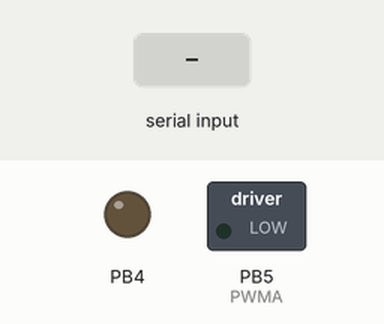
The sketch below on a simulated ATtiny85, built with avr-gcc and run on an emulated ATtiny85. Shown: switched loads named in the sketch (green lamp = pin HIGH), output pins drawn as LEDs (lit = HIGH). Inputs (shaded band) come from the test bench. Pins used as bus, display or sensor lines are not drawn.

Above: at 1.2 s.
1.3 s: "h" received over the second serial link
At 1.8 s:
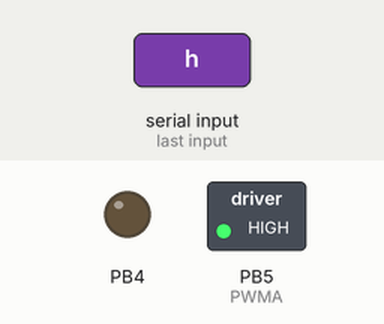
4.3 s: "l" received over the second serial link
At 5.2 s:
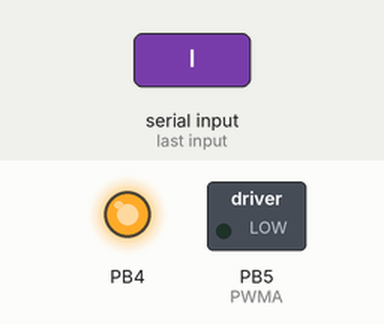
7.3 s: "w" received over the second serial link
At 8.0 s:
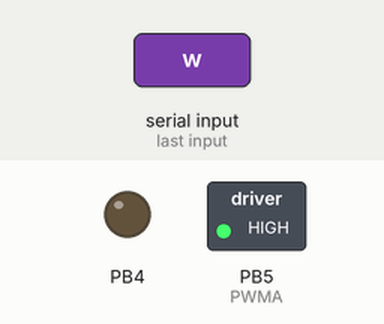
8.9 s: "l" received over the second serial link
At 9.9 s:
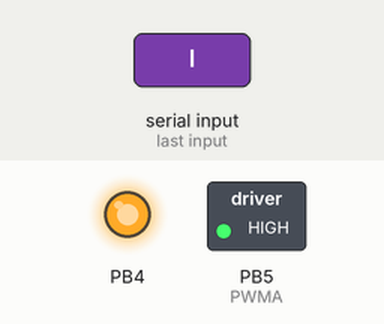
11.9 s: "j" received over the second serial link
At 15.4 s:
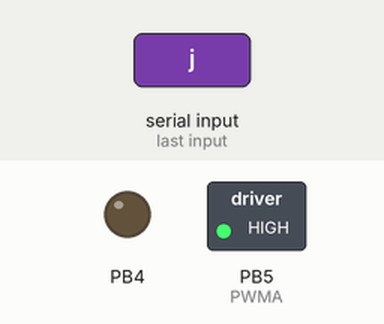
Timing chart, 0 to 15.9 s (numbered marks = the images above; inputs shaded):
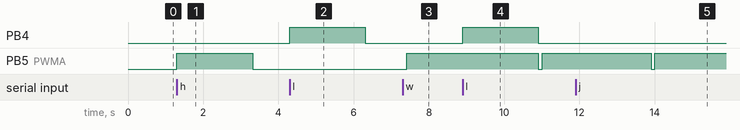

The sketch:

ShellmoArduinoStd.ino
```cpp
/* Version 1.00 */
/* Arduino for Shellmo Standard Circuit version 0.01 */


#include <SoftwareSerial.h>
#include <MsTimer2.h>
#include <EEPROM.h>

//Motor A
int PWMA = 5; //Speed control
int AIN1 = 10; //Direction
int AIN2 = 8; //Direction
//Motor B
int PWMB = 6; //Speed control
int BIN1 = 12; //Direction
int BIN2 = 13; //Direction
int STBY = 11; //standby  LOW = stop motors
//special pins ex:eyes
int PINA0 = 14;
int PINA1 = 15;
int PINA2 = 16;
//Heart LED
int HRT = 9;
//Bluetooth pins
int bluetoothTx = 2;
int bluetoothRx = 3;
SoftwareSerial bluetooth(bluetoothTx, bluetoothRx);

char c=0;//Serial data
short BLUETOOTH_AVAILABLE = 0;
int DATA_TYPE=0;

int heart = 0,heartrate = 10,tcount=0,eyecount=0;
short PHASE_HEART = 0;

int spd=99,speednow=0,speedmax,accel;
boolean moveflag = false,eyeflag=false;

void setup() {
  pinMode(STBY, OUTPUT);
  pinMode(PWMA, OUTPUT);pinMode(AIN1, OUTPUT);pinMode(AIN2, OUTPUT);
  pinMode(PWMB, OUTPUT);pinMode(BIN1, OUTPUT);pinMode(BIN2, OUTPUT);
  pinMode(PINA0, OUTPUT);pinMode(PINA1, OUTPUT);pinMode(PINA2, OUTPUT);
  pinMode(HRT, OUTPUT);analogWrite(HRT,128);

//read last value of speedmax and accel
speedmax= EEPROM.read(0);if(speedmax==0){speedmax=255;}
accel= EEPROM.read(1); if(accel==0){accel=128;}

   delay(10);

    bluetooth.begin(115200);  //Bluetooth Mate 115200bps
       bluetooth.println("Start");
          MsTimer2::set(100, timer); // 500ms period
  MsTimer2::start();

}

void timer(){

//accel
if(moveflag==true){
if(speednow<speedmax){
speednow += accel/3;
  }
else{speednow = speedmax;}
if(speednow>255){speednow = 255;}
analogWrite(PWMA, speednow);
analogWrite(PWMB, speednow);
}

//heart rate
if(PHASE_HEART==0){heart +=heartrate; if(heart>=255){heart=255; PHASE_HEART=1;}}
else if(PHASE_HEART==1){heart -=heartrate; if(heart<=0){heart=0; PHASE_HEART=0;}}
analogWrite(HRT,heart);
if(tcount>=7){
 if(moveflag==true){heartrate += speednow/100;}
 else{heartrate -= 1;  }
 if(heartrate<=10){heartrate=10;}
 else if(heartrate>=50){heartrate=50;}
 tcount=0;
  }
tcount++;

//eye safety
if(eyeflag==true){eyecount++;if(eyecount>20){eyeflag=false;digitalWrite(PINA0, 0);digitalWrite(PINA1, 0);digitalWrite(PINA2, 0);}}

}//timer


void loop() {

 BLUETOOTH_AVAILABLE = bluetooth.available();
     if(BLUETOOTH_AVAILABLE==1){
      c = bluetooth.read();
       bluetooth.println(c);
       switch(c){
       case 'w':move_forward();break;
       case 's':move_back();break;
       case 'a':move_left();break;
       case 'd':move_right();break;
       case 'x':move_stop();break;
       case 'z':move_stop();break;
       case 'c':move_brakes();break;
       case 'h':digitalWrite(PINA0, 1);eyeflag=true;eyecount=0;break;
       case 'j':digitalWrite(PINA1, 1);eyeflag=true;eyecount=0;break;
       case 'l':digitalWrite(PINA2, 1);eyeflag=true;eyecount=0;break;
       case 'i':digitalWrite(PINA0, 0);eyeflag=false;break;
       case 'k':digitalWrite(PINA1, 0);eyeflag=false;break;
       case 'm':digitalWrite(PINA2, 0);eyeflag=false;break;
       case 'v':DATA_TYPE=1;break;
       case 'b':DATA_TYPE=3;break;
       default:
       if(c>=48&&c<=57){
         //read value of speedmax or accel
      if(DATA_TYPE==1){
        spd = 10*(c -48);
        DATA_TYPE = 2;
      }
      else if(DATA_TYPE==2){
        spd =spd + c -48;
        speedmax=spd*2+spd/2;
        EEPROM.write(0,speedmax);
        DATA_TYPE = 0;
      }
      else if(DATA_TYPE==3){
        accel = 10*(c -48);
        DATA_TYPE = 4;
      }
      else if(DATA_TYPE==4){
        accel =accel + c -48;
        accel=accel*2+accel/2;
        EEPROM.write(1,accel);
        DATA_TYPE = 0;
      }
      }
      else{move_stop();}//other data = stop
      break;

       }//switch data

}//bluetooth available
}//loop

void move_forward(){motor(1,1);motor(2,1);moveflag=true;}
void move_back(){motor(1,0);motor(2,0);moveflag=true;}
void move_left(){motor(1,1);motor(2,0);moveflag=true;}
void move_right(){motor(1,0);motor(2,1);moveflag=true;}
void move_stop(){digitalWrite(STBY, 0);digitalWrite(AIN1, 0);digitalWrite(AIN2, 0);digitalWrite(BIN1, 0);digitalWrite(BIN2, 0);moveflag=false;speednow=0;}
void move_brakes(){digitalWrite(AIN1, 1);digitalWrite(AIN2, 1);digitalWrite(BIN1, 1);digitalWrite(BIN2, 1);moveflag=false;speednow=0;}

void motor(int motor,  int direction){
  digitalWrite(STBY, 1); //disable standby
  int inPin1 = 1;
  int inPin2 = 0;
  if(direction == 1){
    inPin1 = 0;
    inPin2 = 1;
  }
  if(motor == 1){
    digitalWrite(AIN1, inPin1);
    digitalWrite(AIN2, inPin2);
    analogWrite(PWMA, speednow);
  }else{
    digitalWrite(BIN1, inPin1);
    digitalWrite(BIN2, inPin2);
    analogWrite(PWMB, speednow);
  }
}//motor
```

wiring.c
```cpp
// (licence header left out)
#include "wiring_private.h"

// the prescaler is set so that timer0 ticks every 64 clock cycles, and the
// the overflow handler is called every 256 ticks.
#define MICROSECONDS_PER_TIMER0_OVERFLOW (clockCyclesToMicroseconds(64 * 256))

// the whole number of milliseconds per timer0 overflow
#define MILLIS_INC (MICROSECONDS_PER_TIMER0_OVERFLOW / 1000)

// the fractional number of milliseconds per timer0 overflow. we shift right
// by three to fit these numbers into a byte. (for the clock speeds we care
// about - 8 and 16 MHz - this doesn't lose precision.)
#define FRACT_INC ((MICROSECONDS_PER_TIMER0_OVERFLOW % 1000) >> 3)
#define FRACT_MAX (1000 >> 3)

volatile unsigned long timer0_overflow_count = 0;
volatile unsigned long timer0_millis = 0;
static unsigned char timer0_fract = 0;

#if defined(__AVR_ATtiny24__) || defined(__AVR_ATtiny44__) || defined(__AVR_ATtiny84__)
SIGNAL(TIM0_OVF_vect)
#else
SIGNAL(TIMER0_OVF_vect)
#endif
{
	// copy these to local variables so they can be stored in registers
	// (volatile variables must be read from memory on every access)
	unsigned long m = timer0_millis;
	unsigned char f = timer0_fract;

	m += MILLIS_INC;
	f += FRACT_INC;
	if (f >= FRACT_MAX) {
		f -= FRACT_MAX;
		m += 1;
	}

	timer0_fract = f;
	timer0_millis = m;
	timer0_overflow_count++;
}

unsigned long millis()
{
	unsigned long m;
	uint8_t oldSREG = SREG;

	// disable interrupts while we read timer0_millis or we might get an
	// inconsistent value (e.g. in the middle of a write to timer0_millis)
	cli();
	m = timer0_millis;
	SREG = oldSREG;

	return m;
}

unsigned long micros() {
	unsigned long m;
	uint8_t oldSREG = SREG, t;

	cli();
	m = timer0_overflow_count;
#if defined(TCNT0)
	t = TCNT0;
#elif defined(TCNT0L)
	t = TCNT0L;
#else
	#error TIMER 0 not defined
#endif


#ifdef TIFR0
	if ((TIFR0 & _BV(TOV0)) && (t < 255))
		m++;
#else
	if ((TIFR & _BV(TOV0)) && (t < 255))
		m++;
#endif

	SREG = oldSREG;

	return ((m << 8) + t) * (64 / clockCyclesPerMicrosecond());
}

void delay(unsigned long ms)
{
	uint16_t start = (uint16_t)micros();

	while (ms > 0) {
		if (((uint16_t)micros() - start) >= 1000) {
			ms--;
			start += 1000;
		}
	}
}

/* Delay for the given number of microseconds.  Assumes a 8 or 16 MHz clock. */
void delayMicroseconds(unsigned int us)
{
	// calling avrlib's delay_us() function with low values (e.g. 1 or
	// 2 microseconds) gives delays longer than desired.
	//delay_us(us);
#if F_CPU >= 20000000L
	// for the 20 MHz clock on rare Arduino boards

	// for a one-microsecond delay, simply wait 2 cycle and return. The overhead
	// of the function call yields a delay of exactly a one microsecond.
	__asm__ __volatile__ (
		"nop" "\n\t"
		"nop"); //just waiting 2 cycle
	if (--us == 0)
		return;

	// the following loop takes a 1/5 of a microsecond (4 cycles)
	// per iteration, so execute it five times for each microsecond of
	// delay requested.
	us = (us<<2) + us; // x5 us

	// account for the time taken in the preceeding commands.
	us -= 2;

#elif F_CPU >= 16000000L
	// for the 16 MHz clock on most Arduino boards

	// for a one-microsecond delay, simply return.  the overhead
	// of the function call yields a delay of approximately 1 1/8 us.
	if (--us == 0)
		return;

	// the following loop takes a quarter of a microsecond (4 cycles)
	// per iteration, so execute it four times for each microsecond of
	// delay requested.
	us <<= 2;

	// account for the time taken in the preceeding commands.
	us -= 2;
#else
	// for the 8 MHz internal clock on the ATmega168

	// for a one- or two-microsecond delay, simply return.  the overhead of
	// the function calls takes more than two microseconds.  can't just
	// subtract two, since us is unsigned; we'd overflow.
	if (--us == 0)
		return;
	if (--us == 0)
		return;

	// the following loop takes half of a microsecond (4 cycles)
	// per iteration, so execute it twice for each microsecond of
	// delay requested.
	us <<= 1;

	// partially compensate for the time taken by the preceeding commands.
	// we can't subtract any more than this or we'd overflow w/ small delays.
	us--;
#endif

	// busy wait
	__asm__ __volatile__ (
		"1: sbiw %0,1" "\n\t" // 2 cycles
		"brne 1b" : "=w" (us) : "0" (us) // 2 cycles
	);
}

void init()
{
	// this needs to be called before setup() or some functions won't
	// work there
	sei();

	// on the ATmega168, timer 0 is also used for fast hardware pwm
	// (using phase-correct PWM would mean that timer 0 overflowed half as often
	// resulting in different millis() behavior on the ATmega8 and ATmega168)
#if defined(TCCR0A) && defined(WGM01)
	sbi(TCCR0A, WGM01);
	sbi(TCCR0A, WGM00);
#endif

	// set timer 0 prescale factor to 64
#if defined(__AVR_ATmega128__)
	// CPU specific: different values for the ATmega128
	sbi(TCCR0, CS02);
#elif defined(TCCR0) && defined(CS01) && defined(CS00)
	// this combination is for the standard atmega8
	sbi(TCCR0, CS01);
	sbi(TCCR0, CS00);
#elif defined(TCCR0B) && defined(CS01) && defined(CS00)
	// this combination is for the standard 168/328/1280/2560
	sbi(TCCR0B, CS01);
	sbi(TCCR0B, CS00);
#elif defined(TCCR0A) && defined(CS01) && defined(CS00)
	// this combination is for the __AVR_ATmega645__ series
	sbi(TCCR0A, CS01);
	sbi(TCCR0A, CS00);
#else
	#error Timer 0 prescale factor 64 not set correctly
#endif

	// enable timer 0 overflow interrupt
#if defined(TIMSK) && defined(TOIE0)
	sbi(TIMSK, TOIE0);
#elif defined(TIMSK0) && defined(TOIE0)
	sbi(TIMSK0, TOIE0);
#else
	#error	Timer 0 overflow interrupt not set correctly
#endif

	// timers 1 and 2 are used for phase-correct hardware pwm
	// this is better for motors as it ensures an even waveform
	// note, however, that fast pwm mode can achieve a frequency of up
	// 8 MHz (with a 16 MHz clock) at 50% duty cycle

#if defined(TCCR1B) && defined(CS11) && defined(CS10)
	TCCR1B = 0;

	// set timer 1 prescale factor to 64
	sbi(TCCR1B, CS11);
#if F_CPU >= 8000000L
	sbi(TCCR1B, CS10);
#endif
#elif defined(TCCR1) && defined(CS11) && defined(CS10)
	sbi(TCCR1, CS11);
#if F_CPU >= 8000000L
	sbi(TCCR1, CS10);
#endif
#endif
	// put timer 1 in 8-bit phase correct pwm mode
#if defined(TCCR1A) && defined(WGM10)
	sbi(TCCR1A, WGM10);
#elif defined(TCCR1)
	#warning this needs to be finished
#endif

	// set timer 2 prescale factor to 64
#if defined(TCCR2) && defined(CS22)
	sbi(TCCR2, CS22);
#elif defined(TCCR2B) && defined(CS22)
	sbi(TCCR2B, CS22);
#else
	#warning Timer 2 not finished (may not be present on this CPU)
#endif

	// configure timer 2 for phase correct pwm (8-bit)
#if defined(TCCR2) && defined(WGM20)
	sbi(TCCR2, WGM20);
#elif defined(TCCR2A) && defined(WGM20)
	sbi(TCCR2A, WGM20);
#else
	#warning Timer 2 not finished (may not be present on this CPU)
#endif

#if defined(TCCR3B) && defined(CS31) && defined(WGM30)
	sbi(TCCR3B, CS31);		// set timer 3 prescale factor to 64
	sbi(TCCR3B, CS30);
	sbi(TCCR3A, WGM30);		// put timer 3 in 8-bit phase correct pwm mode
#endif

#if defined(TCCR4A) && defined(TCCR4B) && defined(TCCR4D) /* beginning of timer4 block for 32U4 and similar */
	sbi(TCCR4B, CS42);		// set timer4 prescale factor to 64
	sbi(TCCR4B, CS41);
	sbi(TCCR4B, CS40);
	sbi(TCCR4D, WGM40);		// put timer 4 in phase- and frequency-correct PWM mode
	sbi(TCCR4A, PWM4A);		// enable PWM mode for comparator OCR4A
	sbi(TCCR4C, PWM4D);		// enable PWM mode for comparator OCR4D
#else /* beginning of timer4 block for ATMEGA1280 and ATMEGA2560 */
#if defined(TCCR4B) && defined(CS41) && defined(WGM40)
	sbi(TCCR4B, CS41);		// set timer 4 prescale factor to 64
	sbi(TCCR4B, CS40);
	sbi(TCCR4A, WGM40);		// put timer 4 in 8-bit phase correct pwm mode
#endif
#endif /* end timer4 block for ATMEGA1280/2560 and similar */

#if defined(TCCR5B) && defined(CS51) && defined(WGM50)
	sbi(TCCR5B, CS51);		// set timer 5 prescale factor to 64
	sbi(TCCR5B, CS50);
	sbi(TCCR5A, WGM50);		// put timer 5 in 8-bit phase correct pwm mode
#endif

#if defined(ADCSRA)
	// set a2d prescale factor to 128
	// 16 MHz / 128 = 125 KHz, inside the desired 50-200 KHz range.
	// XXX: this will not work properly for other clock speeds, and
	// this code should use F_CPU to determine the prescale factor.
	sbi(ADCSRA, ADPS2);
	sbi(ADCSRA, ADPS1);
	sbi(ADCSRA, ADPS0);

	// enable a2d conversions
	sbi(ADCSRA, ADEN);
#endif

	// the bootloader connects pins 0 and 1 to the USART; disconnect them
	// here so they can be used as normal digital i/o; they will be
	// reconnected in Serial.begin()
#if defined(UCSRB)
	UCSRB = 0;
#elif defined(UCSR0B)
	UCSR0B = 0;
#endif
}
```

Measured:
- after the input at 1.3 s, PB5 (PWMA): LOW → HIGH at once, → LOW 2.0 s later
- after the input at 4.3 s, PB4: LOW → HIGH at once, → LOW 2.0 s later
- after the input at 7.3 s, PB5 (PWMA): LOW → HIGH after 0.11 s
- after the input at 8.9 s, PB4: LOW → HIGH at once, → LOW 2.0 s later; PB5 (PWMA): HIGH → LOW after 2.0 s, → HIGH 0.10 s later
- after the input at 11.9 s, PB5 (PWMA): HIGH → LOW after 2.0 s, → HIGH 0.10 s later
